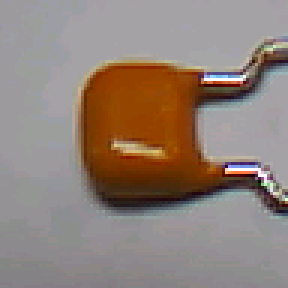
#> input picture Datasets/capacitor/0.png, 96 x 96 px, given in place of the camera (shown 3 times larger)
$ python windows_detection.py
#> lines starting #> are read from the running program, lines starting #| are printed output that depends on the picture; after the words box and inside, x2 and y2 are one past the last pixel; in counts of white or black regions, pixels touching at a corner belong together
import cv2
import numpy as np

# Inicializa a câmera
cap = cv2.VideoCapture(0)
cap.set(cv2.CAP_PROP_FRAME_WIDTH, 320)  # Resolução baixa para aliviar o Pi
cap.set(cv2.CAP_PROP_FRAME_HEIGHT, 240)
cap.set(cv2.CAP_PROP_FPS, 15)  # 15 FPS para desempenho

while True:
    ret, frame = cap.read()
#> frame is the input picture: shape (96, 96, 3); mean B, G, R 120.7, 129.6, 144.6
    if not ret:
        print("Erro ao capturar o frame!")
        break

    # Imagem original
    original = frame.copy()

    # Converter para grayscale
    gray = cv2.cvtColor(frame, cv2.COLOR_BGR2GRAY)
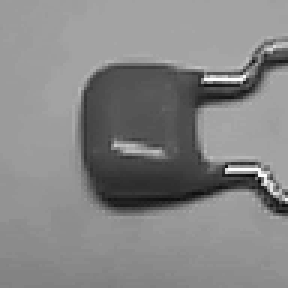
#> gray: shape (96, 96) (shown 3 times larger); min 9, max 255, mean 133

    # Aplicar filtro GaussianBlur para reduzir ruído (útil antes do Canny)
    blur = cv2.GaussianBlur(gray, (5, 5), 0)
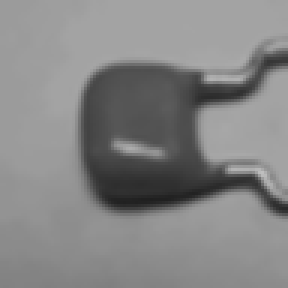
#> blur: shape (96, 96) (shown 3 times larger); min 31, max 191, mean 133

    # Filtro Canny para detecção de bordas
    canny = cv2.Canny(blur, 50, 150)
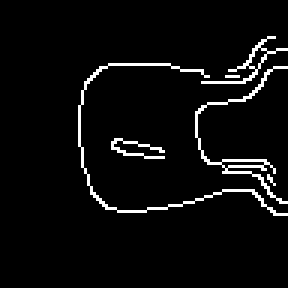
#> canny: shape (96, 96) (shown 3 times larger); 4.4% white in thin lines or dots, all inside (x1, y1, x2, y2) = (26, 12, 96, 72)

    # Threshold simples para binarização
    _, thresh = cv2.threshold(blur, 100, 255, cv2.THRESH_BINARY)
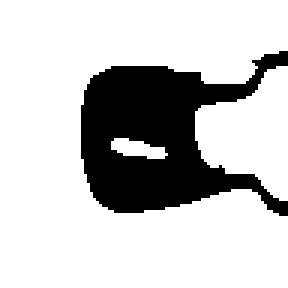
#> thresh: shape (96, 96) (shown 3 times larger); 77.8% white; 1 black region, box (x1, y1, x2, y2) and area: (27, 17, 96, 72) 2046

    # Exibir as janelas
    cv2.imshow("Original", original)
    cv2.imshow("Grayscale", gray)
    cv2.imshow("Canny", canny)
    cv2.imshow("Threshold", thresh)

    # Posicionar as janelas manualmente (ajuste conforme sua tela)
    cv2.moveWindow("Original", 0, 0)       # Canto superior esquerdo
    cv2.moveWindow("Grayscale", 330, 0)    # À direita da original
    cv2.moveWindow("Canny", 660, 0)        # Mais à direita
    cv2.moveWindow("Threshold", 990, 0)    # Última janela

    # Sair com a tecla 'q'
    if cv2.waitKey(1) & 0xFF == ord('q'):
#> (key q is pressed here)
        break

# Libera a câmera e fecha as janelas
cap.release()
cv2.destroyAllWindows()
